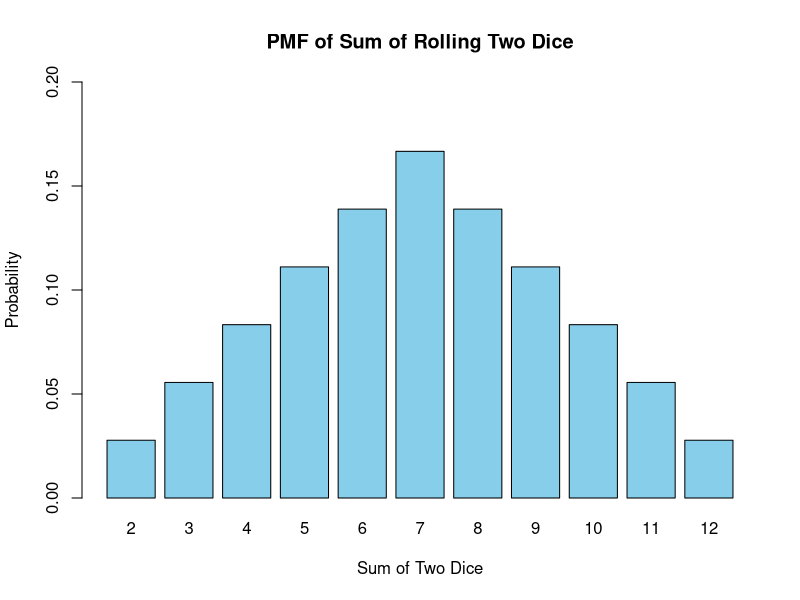
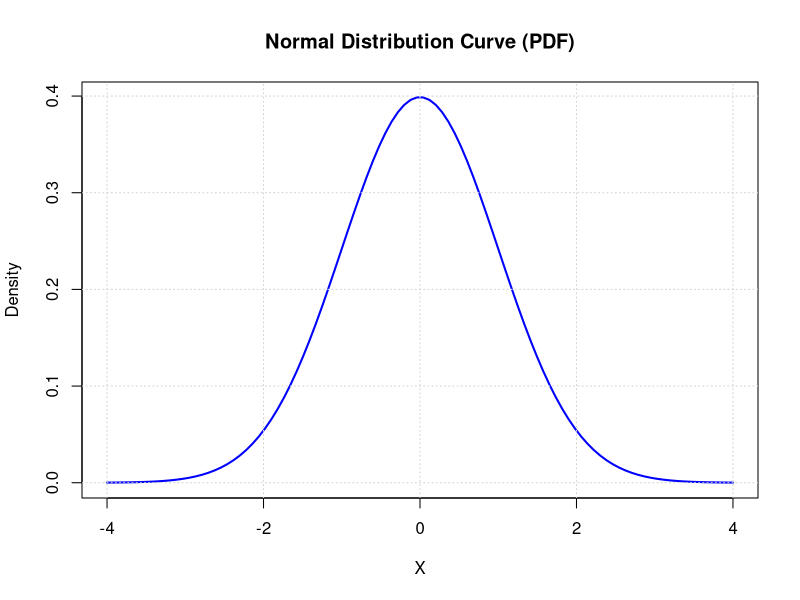
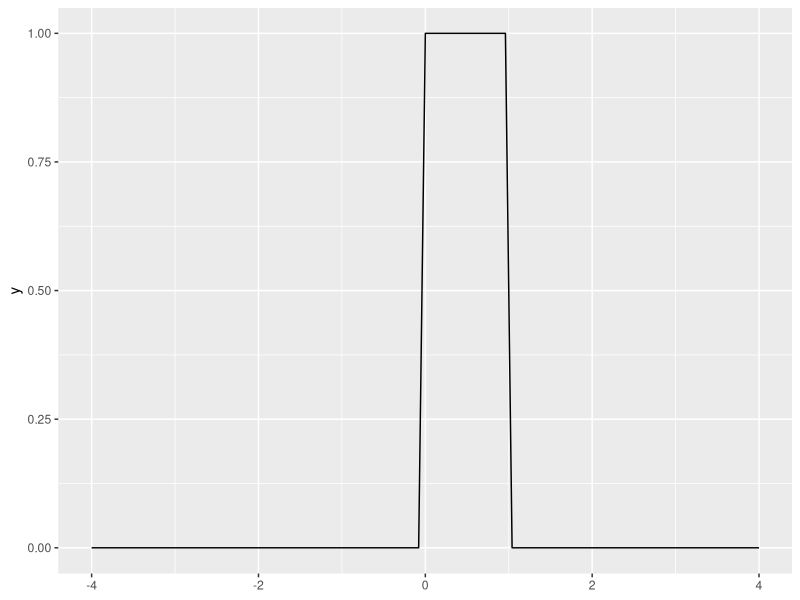
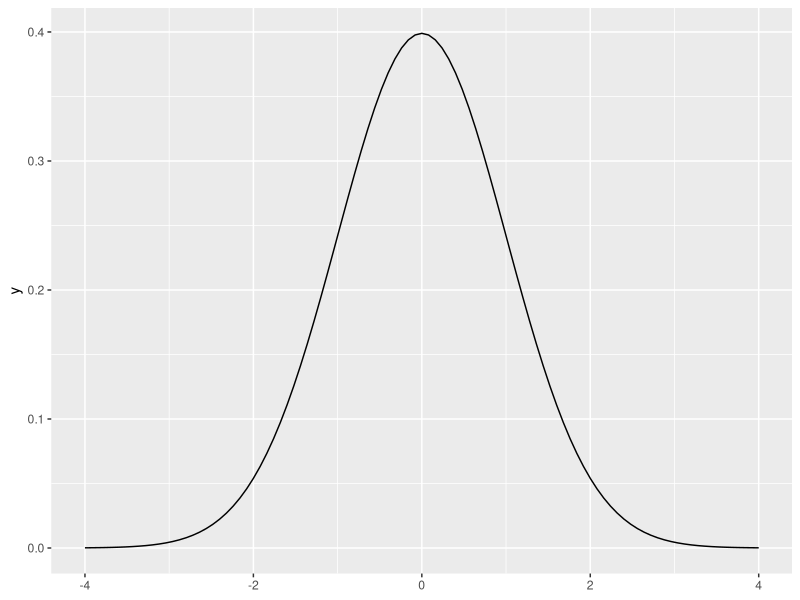

The R script that drew these images, in order:
## ---- chunk 1
# Plot the PMF
barplot(c(1, 2, 3, 4, 5, 6, 5, 4, 3, 2, 1) / 36, # sum of two dice
        names.arg = 2:12, 
        col = "skyblue", 
        xlab = "Sum of Two Dice", 
        ylab = "Probability", 
        main = "PMF of Sum of Rolling Two Dice",
        ylim = c(0, 0.2))
## ---- chunk 2
# Generate a sequence of values for the x-axis
x <- seq(-4, 4, length.out = 100)

# Calculate the corresponding y-values (PDF values) using the dnorm function
y <- dnorm(x)

# Plot the normal distribution curve
plot(x, y, type = "l", lwd = 2, col = "blue", 
     xlab = "X", ylab = "Density", 
     main = "Normal Distribution Curve (PDF)")

# Add a grid for better visualization
grid()
## ---- chunk 3
dbinom(x = 0, size = 100, prob = 0.02)
## ---- chunk 4
dbinom(x = 1, size = 100, prob = 0.02)
## ---- chunk 5
pbinom(q = 0, size = 100, prob = 0.02)
## ---- chunk 6
pbinom(q = 100, size = 100, prob = 0.02)
## ---- chunk 7
pbinom(q = 1, size = 100, prob = 0.02)
## ---- chunk 8
#| message: false
library(tidyverse)
## ---- chunk 9
ggplot() +
  stat_function(fun = dunif, xlim = c(-4, 4))
## ---- chunk 10
punif(q = .3)
## ---- chunk 11
ggplot() +
  stat_function(fun = dnorm, xlim = c(-4, 4))
## ---- chunk 12
pnorm(0)
## ---- chunk 13
pnorm(1) - pnorm(-1)
